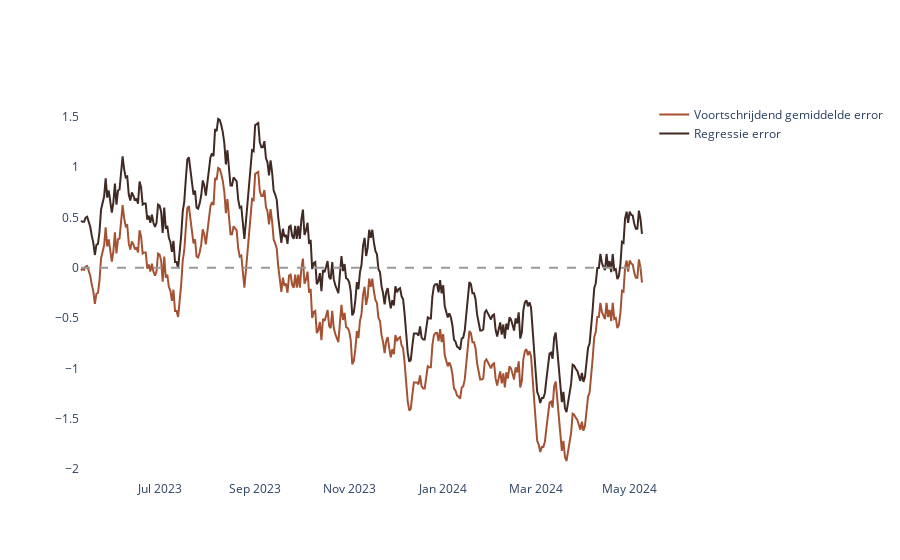

This figure's notebook cell:
### Markdown cell above
# 3. Evaluatie metriek

Elk model geeft een voorspelling. De visuele check van de voorspelling naast de eigenlijke meting is hierboven getoond. Daarnaast kun je kijken naar de afwijking op zichzelf. 

#### *De afwijking (error)*
Laten we de reeks van errors voor elk model eens bekijken voor de testperiode.

### Code cell
onderzoek_afwijkingen(list_of_dfs=[voortschrijdend_gemiddelde, regressie])

### Figure 1 — Plotly figure (JSON) as saved in the notebook; plotly's stock layout.template omitted (floating-point values rounded to 4 significant figures; data arrays with more than 128 entries replaced by an {"elided": "..."} marker saying what was removed)
{"data": [{"line": {"color": "#a55233"}, "mode": "lines", "name": "Voortschrijdend gemiddelde error", "type": "scatter", "x": {"elided": "365 str values"}, "y": {"elided": "365 float values"}}, {"line": {"color": "#402a23"}, "mode": "lines", "name": "Regressie error", "type": "scatter", "x": {"elided": "365 str values"}, "y": {"elided": "365 float values"}}], "layout": {"paper_bgcolor": "white", "plot_bgcolor": "white", "shapes": [{"line": {"color": "#999999", "dash": "dash", "width": 2}, "type": "line", "x0": "2023-05-11T00:00:00", "x1": "2024-05-09T00:00:00", "y0": 0, "y1": 0}]}}
